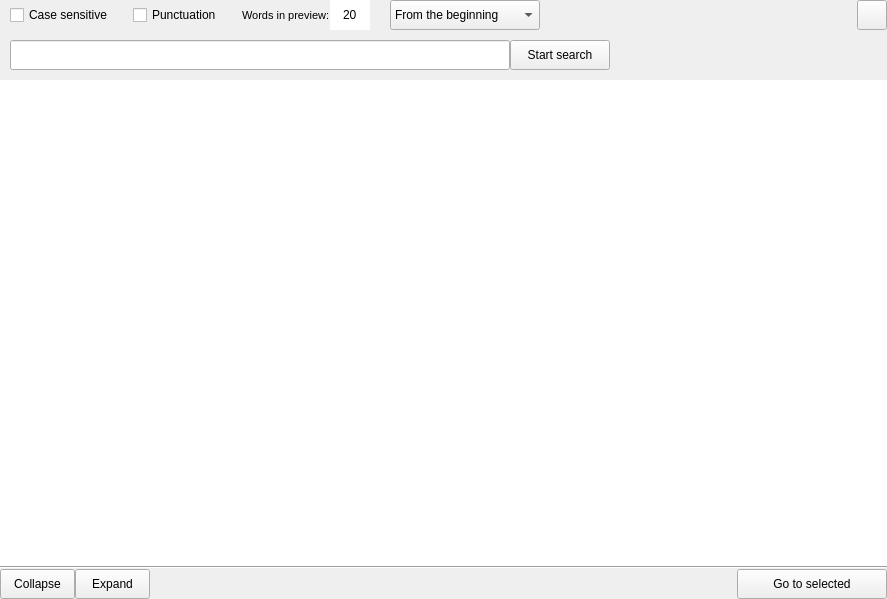
<?xml version="1.0" encoding="UTF-8"?>
<ui version="4.0">
 <class>SearchWidget</class>
 <widget class="QWidget" name="SearchWidget">
  <property name="geometry">
   <rect>
    <x>0</x>
    <y>0</y>
    <width>887</width>
    <height>599</height>
   </rect>
  </property>
  <property name="windowTitle">
   <string>Form</string>
  </property>
  <property name="styleSheet">
   <string notr="true"/>
  </property>
  <layout class="QVBoxLayout" name="verticalLayout_2" stretch="0,0,0,0">
   <property name="spacing">
    <number>0</number>
   </property>
   <property name="leftMargin">
    <number>0</number>
   </property>
   <property name="topMargin">
    <number>0</number>
   </property>
   <property name="rightMargin">
    <number>0</number>
   </property>
   <property name="bottomMargin">
    <number>0</number>
   </property>
   <item>
    <layout class="QVBoxLayout" name="TopLayout">
     <property name="spacing">
      <number>10</number>
     </property>
     <property name="leftMargin">
      <number>10</number>
     </property>
     <property name="bottomMargin">
      <number>10</number>
     </property>
     <item>
      <layout class="QHBoxLayout" name="SearchSettingsLayout">
       <property name="spacing">
        <number>0</number>
       </property>
       <item>
        <widget class="QCheckBox" name="CaseSensitive">
         <property name="text">
          <string>Case sensitive</string>
         </property>
        </widget>
       </item>
       <item>
        <spacer name="horizontalSpacer_3">
         <property name="orientation">
          <enum>Qt::Horizontal</enum>
         </property>
         <property name="sizeType">
          <enum>QSizePolicy::Fixed</enum>
         </property>
         <property name="sizeHint" stdset="0">
          <size>
           <width>20</width>
           <height>20</height>
          </size>
         </property>
        </spacer>
       </item>
       <item>
        <widget class="QCheckBox" name="Punctuation">
         <property name="text">
          <string>Punctuation</string>
         </property>
        </widget>
       </item>
       <item>
        <spacer name="horizontalSpacer_6">
         <property name="orientation">
          <enum>Qt::Horizontal</enum>
         </property>
         <property name="sizeType">
          <enum>QSizePolicy::Fixed</enum>
         </property>
         <property name="sizeHint" stdset="0">
          <size>
           <width>20</width>
           <height>20</height>
          </size>
         </property>
        </spacer>
       </item>
       <item>
        <widget class="QLabel" name="WordsInPreviewLabel">
         <property name="font">
          <font>
           <pointsize>8</pointsize>
          </font>
         </property>
         <property name="text">
          <string>Words in preview:</string>
         </property>
        </widget>
       </item>
       <item>
        <widget class="QSpinBox" name="PreviewSize">
         <property name="minimumSize">
          <size>
           <width>40</width>
           <height>30</height>
          </size>
         </property>
         <property name="maximumSize">
          <size>
           <width>40</width>
           <height>30</height>
          </size>
         </property>
         <property name="frame">
          <bool>false</bool>
         </property>
         <property name="alignment">
          <set>Qt::AlignCenter</set>
         </property>
         <property name="buttonSymbols">
          <enum>QAbstractSpinBox::NoButtons</enum>
         </property>
         <property name="specialValueText">
          <string notr="true"/>
         </property>
         <property name="keyboardTracking">
          <bool>true</bool>
         </property>
         <property name="suffix">
          <string/>
         </property>
         <property name="prefix">
          <string/>
         </property>
         <property name="minimum">
          <number>1</number>
         </property>
         <property name="maximum">
          <number>100</number>
         </property>
         <property name="value">
          <number>20</number>
         </property>
        </widget>
       </item>
       <item>
        <spacer name="horizontalSpacer_7">
         <property name="orientation">
          <enum>Qt::Horizontal</enum>
         </property>
         <property name="sizeType">
          <enum>QSizePolicy::Fixed</enum>
         </property>
         <property name="sizeHint" stdset="0">
          <size>
           <width>20</width>
           <height>20</height>
          </size>
         </property>
        </spacer>
       </item>
       <item>
        <widget class="QComboBox" name="SearchType">
         <property name="minimumSize">
          <size>
           <width>150</width>
           <height>30</height>
          </size>
         </property>
         <property name="maximumSize">
          <size>
           <width>150</width>
           <height>30</height>
          </size>
         </property>
         <property name="baseSize">
          <size>
           <width>0</width>
           <height>0</height>
          </size>
         </property>
         <item>
          <property name="text">
           <string>From the beginning</string>
          </property>
         </item>
         <item>
          <property name="text">
           <string>From the end</string>
          </property>
         </item>
         <item>
          <property name="text">
           <string>From the current position</string>
          </property>
         </item>
        </widget>
       </item>
       <item>
        <spacer name="horizontalSpacer_2">
         <property name="orientation">
          <enum>Qt::Horizontal</enum>
         </property>
         <property name="sizeHint" stdset="0">
          <size>
           <width>40</width>
           <height>20</height>
          </size>
         </property>
        </spacer>
       </item>
       <item>
        <widget class="QPushButton" name="ExitButton">
         <property name="minimumSize">
          <size>
           <width>30</width>
           <height>30</height>
          </size>
         </property>
         <property name="maximumSize">
          <size>
           <width>30</width>
           <height>30</height>
          </size>
         </property>
         <property name="text">
          <string notr="true"/>
         </property>
         <property name="shortcut">
          <string notr="true"/>
         </property>
        </widget>
       </item>
      </layout>
     </item>
     <item>
      <layout class="QHBoxLayout" name="horizontalLayout_2">
       <property name="spacing">
        <number>0</number>
       </property>
       <item>
        <widget class="QLineEdit" name="SearchKey">
         <property name="minimumSize">
          <size>
           <width>500</width>
           <height>30</height>
          </size>
         </property>
         <property name="maximumSize">
          <size>
           <width>500</width>
           <height>30</height>
          </size>
         </property>
         <property name="inputMask">
          <string notr="true"/>
         </property>
         <property name="text">
          <string notr="true"/>
         </property>
        </widget>
       </item>
       <item>
        <widget class="QPushButton" name="StartSearch">
         <property name="minimumSize">
          <size>
           <width>100</width>
           <height>30</height>
          </size>
         </property>
         <property name="maximumSize">
          <size>
           <width>100</width>
           <height>30</height>
          </size>
         </property>
         <property name="text">
          <string>Start search</string>
         </property>
        </widget>
       </item>
       <item>
        <spacer name="horizontalSpacer_5">
         <property name="orientation">
          <enum>Qt::Horizontal</enum>
         </property>
         <property name="sizeType">
          <enum>QSizePolicy::Fixed</enum>
         </property>
         <property name="sizeHint" stdset="0">
          <size>
           <width>40</width>
           <height>20</height>
          </size>
         </property>
        </spacer>
       </item>
       <item>
        <widget class="QLabel" name="ResultsCount">
         <property name="minimumSize">
          <size>
           <width>100</width>
           <height>0</height>
          </size>
         </property>
         <property name="maximumSize">
          <size>
           <width>100</width>
           <height>16777215</height>
          </size>
         </property>
         <property name="text">
          <string/>
         </property>
        </widget>
       </item>
       <item>
        <spacer name="horizontalSpacer">
         <property name="orientation">
          <enum>Qt::Horizontal</enum>
         </property>
         <property name="sizeHint" stdset="0">
          <size>
           <width>40</width>
           <height>20</height>
          </size>
         </property>
        </spacer>
       </item>
      </layout>
     </item>
    </layout>
   </item>
   <item>
    <widget class="QTreeView" name="ResultsView">
     <property name="frameShape">
      <enum>QFrame::NoFrame</enum>
     </property>
     <property name="frameShadow">
      <enum>QFrame::Plain</enum>
     </property>
     <property name="horizontalScrollBarPolicy">
      <enum>Qt::ScrollBarAlwaysOff</enum>
     </property>
     <property name="sizeAdjustPolicy">
      <enum>QAbstractScrollArea::AdjustToContents</enum>
     </property>
     <property name="editTriggers">
      <set>QAbstractItemView::NoEditTriggers</set>
     </property>
     <property name="verticalScrollMode">
      <enum>QAbstractItemView::ScrollPerPixel</enum>
     </property>
     <property name="rootIsDecorated">
      <bool>true</bool>
     </property>
     <property name="animated">
      <bool>true</bool>
     </property>
     <attribute name="headerVisible">
      <bool>false</bool>
     </attribute>
    </widget>
   </item>
   <item>
    <widget class="Line" name="line">
     <property name="orientation">
      <enum>Qt::Horizontal</enum>
     </property>
    </widget>
   </item>
   <item>
    <layout class="QHBoxLayout" name="horizontalLayout_7">
     <property name="spacing">
      <number>0</number>
     </property>
     <property name="bottomMargin">
      <number>0</number>
     </property>
     <item>
      <widget class="QPushButton" name="Collapse">
       <property name="minimumSize">
        <size>
         <width>75</width>
         <height>30</height>
        </size>
       </property>
       <property name="maximumSize">
        <size>
         <width>75</width>
         <height>30</height>
        </size>
       </property>
       <property name="text">
        <string>Collapse</string>
       </property>
      </widget>
     </item>
     <item>
      <widget class="QPushButton" name="Expand">
       <property name="minimumSize">
        <size>
         <width>75</width>
         <height>30</height>
        </size>
       </property>
       <property name="maximumSize">
        <size>
         <width>75</width>
         <height>30</height>
        </size>
       </property>
       <property name="text">
        <string>Expand</string>
       </property>
      </widget>
     </item>
     <item>
      <spacer name="horizontalSpacer_4">
       <property name="orientation">
        <enum>Qt::Horizontal</enum>
       </property>
       <property name="sizeHint" stdset="0">
        <size>
         <width>40</width>
         <height>20</height>
        </size>
       </property>
      </spacer>
     </item>
     <item>
      <widget class="QPushButton" name="GoToSelected">
       <property name="minimumSize">
        <size>
         <width>150</width>
         <height>30</height>
        </size>
       </property>
       <property name="maximumSize">
        <size>
         <width>150</width>
         <height>30</height>
        </size>
       </property>
       <property name="text">
        <string>Go to selected</string>
       </property>
      </widget>
     </item>
    </layout>
   </item>
  </layout>
 </widget>
 <resources/>
 <connections/>
</ui>
